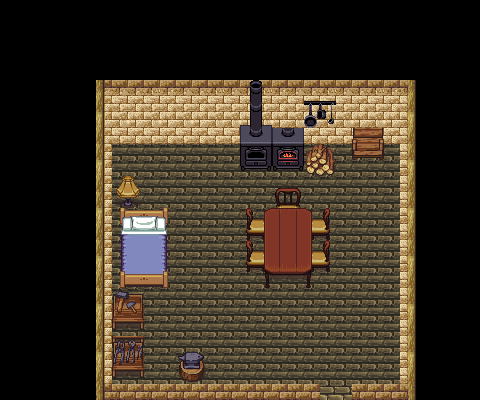

A 2D game scene composited from a Tiled map and its tileset images. What follows is a short description and the map's XML, with each tile layer's data collapsed to a summary:
An orthogonal 30x25 tile map with 16x16 px tiles, 3 tile layers (Kachelebene 1, barriere1, barriere2), 2 tilesets and 9 objects.

<map version="1.0" orientation="orthogonal" renderorder="right-down" width="30" height="25" tilewidth="16" tileheight="16" nextobjectid="69">
 <tileset firstgid="1" name="town" tilewidth="16" tileheight="16" tilecount="1024" columns="32">
  <image source="tilesets/town.png" width="512" height="512" />
 </tileset>
 <tileset firstgid="1025" name="obj_misk_atlas" tilewidth="16" tileheight="16" tilecount="4096" columns="64">
  <image source="tilesets/obj_misk_atlas.png" width="1024" height="1024" />
 </tileset>
 <layer name="Kachelebene 1" width="30" height="25">
  <data>[750 cells, 400 non-empty, 32 distinct tile ids]</data>
 </layer>
 <layer name="barriere1" width="30" height="25">
  <data>[750 cells, 86 non-empty, 78 distinct tile ids]</data>
 </layer>
 <layer name="barriere2" width="30" height="25">
  <data>[750 cells, 36 non-empty, 34 distinct tile ids]</data>
 </layer>
 <objectgroup name="barrieren">
  <object id="61" x="352" y="400">
   <polyline points="0,0 0,-16 48,-16 48,-256 32,-240 -16,-240 -32,-224 -112,-224 -112,-256 -240,-256 -240,-224 -224,-224 -208,-208 -208,-192 -192,-192 -192,-112 -208,-112 -208,-16 -176,-16 -176,-32 -160,-48 -144,-32 -144,-16 -32,-16 -32,0" />
  </object>
  <object id="62" x="272" y="288">
   <polyline points="0,0 32,0 48,-16 64,-32 64,-64 32,-80 0,-80 -32,-64 -32,-32 0,0" />
  </object>
  <object id="63" x="272" y="192" width="32" height="32">
   <ellipse />
  </object>
 </objectgroup>
 <objectgroup name="startpunkt">
  <object id="7" x="320" y="368" width="16" height="16">
   <properties>
    <property name="start" value="haus1" />
   </properties>
  </object>
 </objectgroup>
 <objectgroup name="areaborder">
  <object id="64" x="320" y="400">
   <properties>
    <property name="ausgang" value="haus1" />
    <property name="nextMap" value="1" />
   </properties>
   <polyline points="0,0 32,0" />
  </object>
  <object id="66" x="160" y="256">
   <properties>
    <property name="dialog" value="3" />
    <property name="nachbedfalse" value="2" />
    <property name="nachbedtrue" value="3" />
    <property name="vorbed" value="2" />
   </properties>
   <polyline points="0,0 239.333,0" />
  </object>
  <object id="68" x="290" y="317">
   <properties>
    <property name="dialog" value="1" />
    <property name="nachbedfalse" value="2" />
    <property name="nachbedtrue" value="50001" />
    <property name="vorbed" value="5" />
   </properties>
   <polyline points="0,0 92.3333,0" />
  </object>
 </objectgroup>
 <objectgroup name="schatztruhen">
  <object id="51" x="224" y="144" width="16" height="16">
   <properties>
    <property name="Inhalt" value="Schwert1" />
    <property name="nachbedfalse" value="1" />
    <property name="nachbedtrue" value="2" />
    <property name="typ" value="1" />
   </properties>
  </object>
  <object id="65" x="160" y="368" width="16" height="16">
   <properties>
    <property name="Inhalt" value="Nahrung1" />
    <property name="typ" value="2" />
   </properties>
  </object>
 </objectgroup>
</map>
